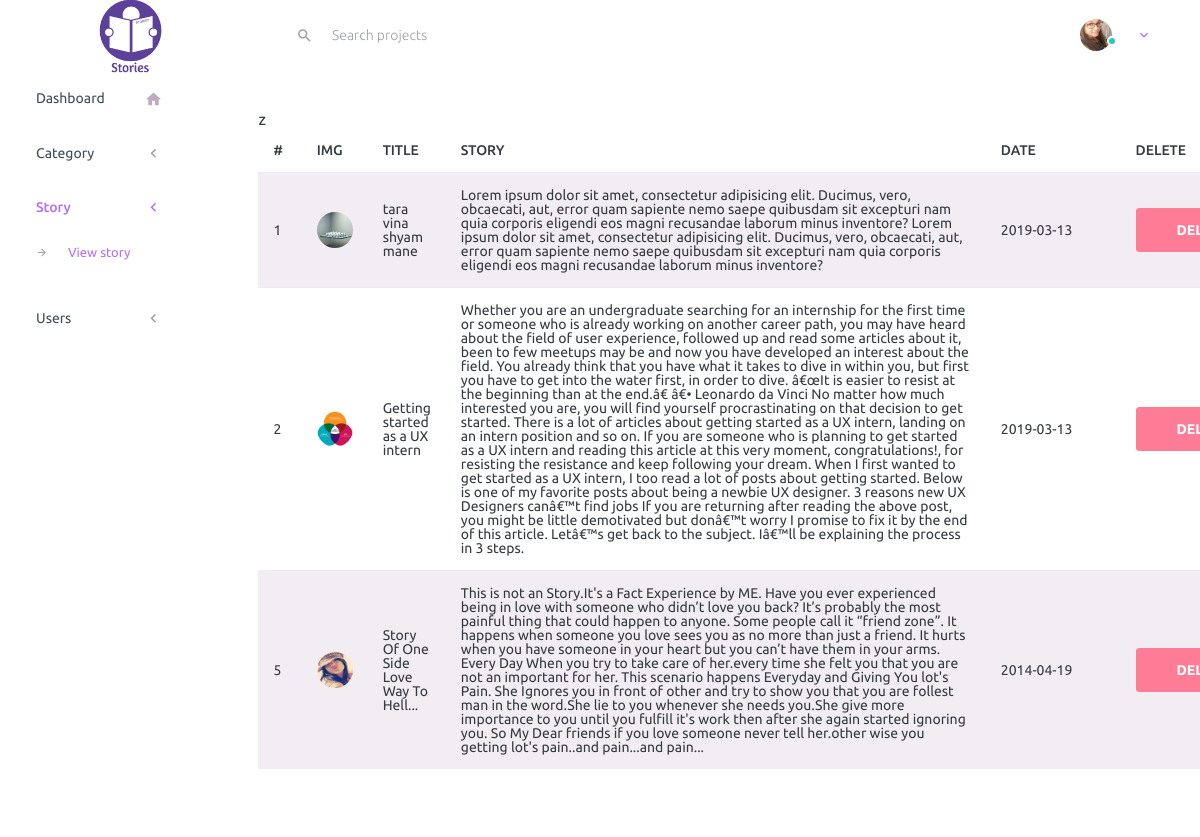
Screenshot of /admin/viewstory.php with the database file from the repository.
### tables this page shows
CREATE TABLE `story` (
  `id` int(255) NOT NULL,
  `title` text NOT NULL,
  `story` text NOT NULL,
  `image` varchar(255) NOT NULL,
  `date` date NOT NULL,
  `users_id` int(255) NOT NULL,
  `category_id` int(255) NOT NULL
);

### admin/viewstory.php (the view, shortened to what this page needs)
    <!DOCTYPE html>
    <html lang="en">
    <head>
        <link rel="stylesheet" href="vendors/iconfonts/mdi/css/materialdesignicons.min.css">
        <link rel="stylesheet" href="vendors/css/vendor.bundle.base.css">
        <link rel="stylesheet" href="css/style.css">
    </head>
    <body>
        <div class="container-scroller">
            <nav class="navbar default-layout-navbar col-lg-12 col-12 p-0 fixed-top d-flex flex-row">
                <div class="text-center navbar-brand-wrapper d-flex align-items-center justify-content-center">
                    <a class="navbar-brand brand-logo" href="index.php"><img src="images/logo.png" width="80px">
                    </a>
                </div>
                <?php
        include("include/header.php");
        ?>
            </nav>
            <div class="container-fluid page-body-wrapper">
                <?php
        include("include/menu.php");
         ?>
                <div class="col-lg-12 grid-margin stretch-card">
                    <div class="card">
                        <div class="card-body table-responsive">
   <?php
    require "include/Database.php";
    $db = new Database();
?>
                            <table class="table table-striped table-responsive ">
                                <thead>
                                    <tr>
                                        <th>
                                            #
                                        </th>
                                        <th>
                                            IMG
                                        </th>
                                        <th>
                                            TITLE
                                        </th>
                                        <th>
                                            STORY
                                        </th>
                                        <th>
                                            DATE
                                        </th>
                                        <th>
                                            DELETE
                                        </th>
                                    </tr>
                                </thead>
                                <tbody>
                                <?php
              $selectCategory = "SELECT * FROM `story`";
            $result = mysqli_query($db->db_connect(),$selectCategory);
                            while($row=mysqli_fetch_row($result))
                            {
                                    ?>
                                    <tr>
                                        <td width="4%"> <?php echo $row[0]; ?></td>
                                        <td width="4%"><img width="50px" src="../user/upload/<?php echo $row[3]; ?>"/></td>
                                        <td width="5%"> <?php echo $row[1];?></td>
                                        <td width="50%"> <?php echo $row[2];?></td>
                                        <td > <?php echo $row[4];?></td>
                                        <td>
<a class="btn btn-danger" href="deletestory.php?id=<?php echo $row[0];?>">DELETE</a></td>
                                     </tr>
                            <?php
                                  }
                            ?>
                                </tbody>
                            </table>
                        </div>
                    </div>
                </div>
            </div>
        </div>
    </body>
    </html>

### rows the page displays
story: id "1", image (picture), title "tara vina shyam mane", story "Lorem ipsum dolor sit amet, consectetur adipisicing elit. Ducimus, vero, obcaecati, aut, error quam sapiente nemo saepe quibusdam sit excepturi nam quia corporis eligendi eos magni recusandae laborum minus inventore? Lorem ipsum dolor sit amet, consectetur adipisicing elit. Ducimus, vero, obcaecati, aut, error quam sapiente nemo saepe quibusdam sit excepturi nam quia corporis eligendi eos magni recusandae laborum minus inventore?", date "2019-03-13"
story: id "2", image (picture), title "Getting started as a UX intern", story "Whether you are an undergraduate searching for an internship for the first time or someone who is already working on another career path, you may have heard about the field of user experience, followed up and read some articles about it, been to few meetups may be and now you have developed an interest about the field. You already think that you have what it takes to dive in within you, but first you have to get into the water first, in order to dive. â€œIt is easier to resist at the beginning than at the end.â€ â€• Leonardo da Vinci No matter how much interested you are, you will find yourself procrastinating on that decision to get started. There is a lot of articles about getting…", date "2019-03-13"
story: id "5", image (picture), title "Story Of One Side Love Way To Hell...", story "This is not an Story.It's a Fact Experience by ME. Have you ever experienced being in love with someone who didn’t love you back? It’s probably the most painful thing that could happen to anyone. Some people call it “friend zone”. It happens when someone you love sees you as no more than just a friend. It hurts when you have someone in your heart but you can’t have them in your arms. Every Day When you try to take care of her.every time she felt you that you are not an important for her. This scenario happens Everyday and Giving You lot's Pain. She Ignores you in front of other and try to show you that you are follest man in the word.She lie to you whenever she needs you.She give more…", date "2014-04-19"
